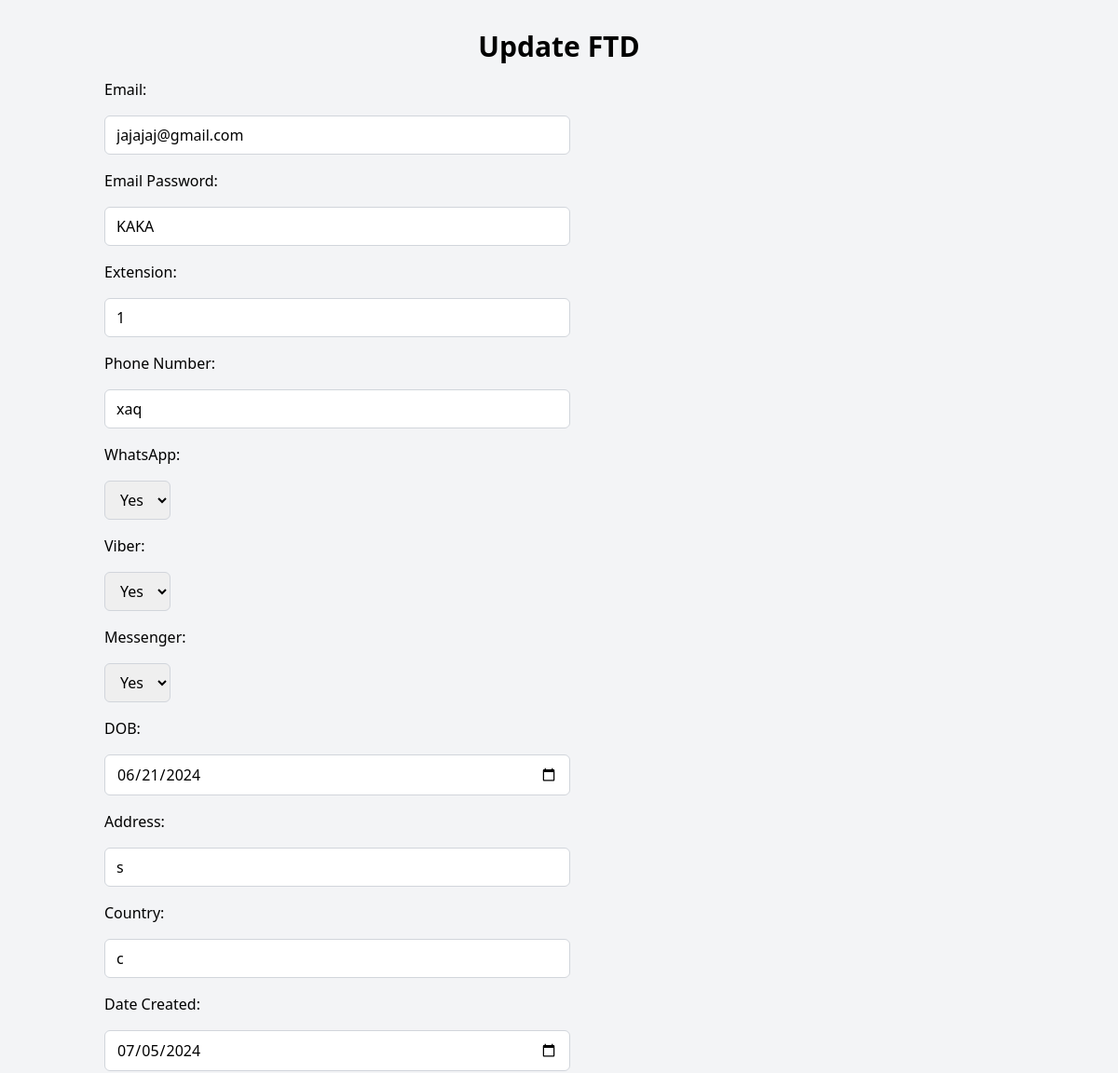
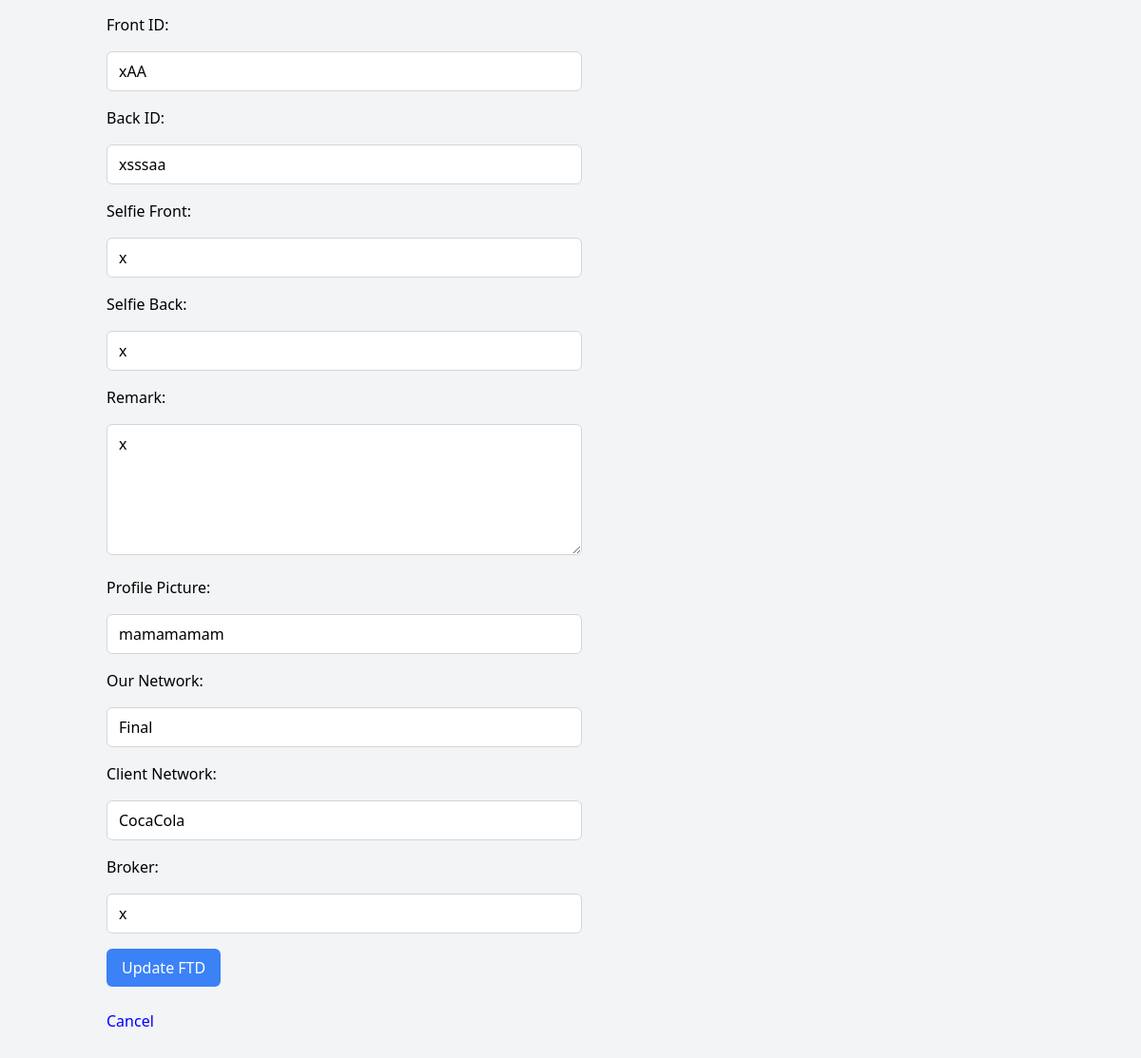
The app's page /update_ftd.php?id=1 (signed in) with its own data (2 pictures, top to bottom).
### tables this page shows
CREATE TABLE `ftd` (
  `fid` varchar(255) NOT NULL,
  `email` varchar(255) NOT NULL,
  `email_password` varchar(255) DEFAULT NULL,
  `extension` int(11) DEFAULT NULL,
  `phone_number` varchar(255) DEFAULT NULL,
  `whatsapp` enum('Yes','No') DEFAULT NULL,
  `viber` enum('Yes','No') DEFAULT NULL,
  `messenger` enum('Yes','No') DEFAULT NULL,
  `dob` varchar(255) DEFAULT NULL,
  `address` varchar(255) DEFAULT NULL,
  `country` varchar(255) DEFAULT NULL,
  `date_created` varchar(255) DEFAULT NULL,
  `front_id` varchar(255) DEFAULT NULL,
  `back_id` varchar(255) DEFAULT NULL,
  `selfie_front` varchar(255) DEFAULT NULL,
  `selfie_back` varchar(255) DEFAULT NULL,
  `remark` text DEFAULT NULL,
  `profile_picture` varchar(255) DEFAULT NULL,
  `our_network` varchar(255) DEFAULT NULL,
  `client_network` varchar(255) DEFAULT NULL,
  `broker` varchar(255) DEFAULT NULL
);

### update_ftd.php (the view, shortened to what this page needs)
<?php
include('config.php');
$fid = $_GET['id'];
$ftd_result = mysqli_query($conn, "SELECT * FROM ftd WHERE fid='$fid'");
$ftd = mysqli_fetch_assoc($ftd_result);
?>
<!DOCTYPE html>
<html lang="en">
<head>
    <link href="https://cdn.jsdelivr.net/npm/tailwindcss@2.2.19/dist/tailwind.min.css" rel="stylesheet">
</head>
<body class="bg-gray-100">
    <div class="container px-6 mx-auto py-8">
        <h1 class="text-3xl text-center font-bold mb-4">Update FTD</h1>
        <form method="post" class="space-y-4">
            <label for="email" class="block">Email:</label>
            <input type="email" id="email" name="email" value="<?php echo $ftd['email']; ?>" class="border border-gray-300 rounded-md px-3 py-2 focus:outline-none focus:ring-2 focus:ring-indigo-500 focus:border-transparent">
            <label for="email_password" class="block">Email Password:</label>
            <input type="text" id="email_password" name="email_password" value="<?php echo $ftd['email_password']; ?>" class="border border-gray-300 rounded-md px-3 py-2 focus:outline-none focus:ring-2 focus:ring-indigo-500 focus:border-transparent">
            <label for="extension" class="block">Extension:</label>
            <input type="number" id="extension" name="extension" value="<?php echo $ftd['extension']; ?>" class="border border-gray-300 rounded-md px-3 py-2 focus:outline-none focus:ring-2 focus:ring-indigo-500 focus:border-transparent">
            <label for="phone_number" class="block">Phone Number:</label>
            <input type="text" id="phone_number" name="phone_number" value="<?php echo $ftd['phone_number']; ?>" class="border border-gray-300 rounded-md px-3 py-2 focus:outline-none focus:ring-2 focus:ring-indigo-500 focus:border-transparent">
            <label for="whatsapp" class="block">WhatsApp:</label>
            <select id="whatsapp" name="whatsapp" class="border border-gray-300 rounded-md px-3 py-2 focus:outline-none focus:ring-2 focus:ring-indigo-500 focus:border-transparent">
                <option value="Yes" <?php if ($ftd['whatsapp'] == 'Yes') echo 'selected'; ?>>Yes</option>
            </select>
            <label for="viber" class="block">Viber:</label>
            <select id="viber" name="viber" class="border border-gray-300 rounded-md px-3 py-2 focus:outline-none focus:ring-2 focus:ring-indigo-500 focus:border-transparent">
                <option value="Yes" <?php if ($ftd['viber'] == 'Yes') echo 'selected'; ?>>Yes</option>
            </select>
            <label for="messenger" class="block">Messenger:</label>
            <select id="messenger" name="messenger" class="border border-gray-300 rounded-md px-3 py-2 focus:outline-none focus:ring-2 focus:ring-indigo-500 focus:border-transparent">
                <option value="Yes" <?php if ($ftd['messenger'] == 'Yes') echo 'selected'; ?>>Yes</option>
            </select>
            <label for="dob" class="block">DOB:</label>
            <input type="date" id="dob" name="dob" value="<?php echo $ftd['dob']; ?>" class="border border-gray-300 rounded-md px-3 py-2 focus:outline-none focus:ring-2 focus:ring-indigo-500 focus:border-transparent">
            <label for="address" class="block">Address:</label>
            <input id="address" name="address" value="<?php echo $ftd['address']; ?>" class="border border-gray-300 rounded-md px-3 py-2 focus:outline-none focus:ring-2 focus:ring-indigo-500 focus:border-transparent">
            <label for="country" class="block">Country:</label>
            <input type="text" id="country" name="country" value="<?php echo $ftd['country']; ?>" class="border border-gray-300 rounded-md px-3 py-2 focus:outline-none focus:ring-2 focus:ring-indigo-500 focus:border-transparent">
            <label for="date_created" class="block">Date Created:</label>
            <input type="date" id="date_created" name="date_created" value="<?php echo $ftd['date_created']; ?>" class="border border-gray-300 rounded-md px-3 py-2 focus:outline-none focus:ring-2 focus:ring-indigo-500 focus:border-transparent">
            <label for="front_id" class="block">Front ID:</label>
            <input type="text" id="front_id" name="front_id" value="<?php echo $ftd['front_id']; ?>" class="border border-gray-300 rounded-md px-3 py-2 focus:outline-none focus:ring-2 focus:ring-indigo-500 focus:border-transparent">
            <label for="back_id" class="block">Back ID:</label>
            <input type="text" id="back_id" name="back_id" value="<?php echo $ftd['back_id']; ?>" class="border border-gray-300 rounded-md px-3 py-2 focus:outline-none focus:ring-2 focus:ring-indigo-500 focus:border-transparent">
            <label for="selfie_front" class="block">Selfie Front:</label>
            <input type="text" id="selfie_front" name="selfie_front" value="<?php echo $ftd['selfie_front']; ?>" class="border border-gray-300 rounded-md px-3 py-2 focus:outline-none focus:ring-2 focus:ring-indigo-500 focus:border-transparent">
            <label for="selfie_back" class="block">Selfie Back:</label>
            <input type="text" id="selfie_back" name="selfie_back" value="<?php echo $ftd['selfie_back']; ?>" class="border border-gray-300 rounded-md px-3 py-2 focus:outline-none focus:ring-2 focus:ring-indigo-500 focus:border-transparent">
            <label for="remark" class="block">Remark:</label>
            <textarea id="remark" name="remark" rows="5" class="border border-gray-300 rounded-md px-3 py-2 focus:outline-none focus:ring-2 focus:ring-indigo-500 focus:border-transparent"><?php echo $ftd['remark']; ?></textarea>
            <label for="profile_picture" class="block">Profile Picture:</label>
            <input type="text" id="profile_picture" name="profile_picture" value="<?php echo $ftd['profile_picture']; ?>" class="border border-gray-300 rounded-md px-3 py-2 focus:outline-none focus:ring-2 focus:ring-indigo-500 focus:border-transparent">
            <label for="our_network" class="block">Our Network:</label>
            <input type="text" id="our_network" name="our_network" value="<?php echo $ftd['our_network']; ?>" class="border border-gray-300 rounded-md px-3 py-2 focus:outline-none focus:ring-2 focus:ring-indigo-500 focus:border-transparent">
            <label for="client_network" class="block">Client Network:</label>
            <input type="text" id="client_network" name="client_network" value="<?php echo $ftd['client_network']; ?>" class="border border-gray-300 rounded-md px-3 py-2 focus:outline-none focus:ring-2 focus:ring-indigo-500 focus:border-transparent">
            <label for="broker" class="block">Broker:</label>
            <input type="text" id="broker" name="broker" value="<?php echo $ftd['broker']; ?>" class="border border-gray-300 rounded-md px-3 py-2 focus:outline-none focus:ring-2 focus:ring-indigo-500 focus:border-transparent">
            <div class="">
                <button type="submit" name="update_ftd_submit" class="bg-blue-500 text-white px-4 py-2 rounded-md hover:bg-blue-700">Update FTD</button>
                <br><br>
                <a href="manage_ftd.php" style="color: blue">Cancel</a> <br><br>
            </div>
        </form>
    </div>
</body>
</html>

### update_ftd.php (style rules this page uses)
input, textarea { width: 500px; }

### records on screen
ftd: email "jajajaj@gmail.com", email_password "KAKA", extension "1", phone_number "xaq", whatsapp "Yes", viber "Yes", messenger "Yes", dob "06/21/2024", address "s", country "c", date_created "07/05/2024", front_id "xAA", back_id "xsssaa", selfie_front "x", selfie_back "x", remark "x", profile_picture "mamamamam", our_network "Final", client_network "CocaCola", broker "x"
